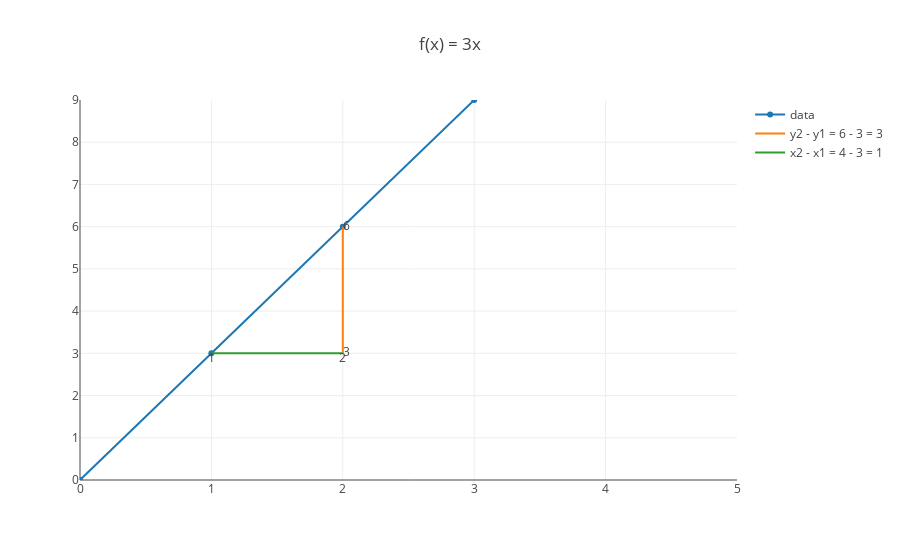

Here is the notebook cell this chart was saved with:
### Code cell
import plotly
from plotly.offline import iplot, init_notebook_mode
init_notebook_mode(connected=True)

from graph import plot



x_values = list(range(0, 10, 1))
y_values = list(map(lambda x: 3*x,x_values))
delta_f_trace_three_x = delta_f_trace(three_x, 1, 1)
delta_x_trace_three_x = delta_x_trace(three_x, 1, 1)
three_x_trace  = trace_values(x_values, y_values, mode = 'line')
layout = build_layout(x_axis = {'range': [0, 5]}, y_axis = {'range': [0, 9]}, options = {'title': 'f(x) = 3x'})
plot([three_x_trace, delta_f_trace_three_x, delta_x_trace_three_x], layout)

### Figure 1 — Plotly figure (JSON) as saved in the notebook; plotly's stock layout.template omitted (floating-point values rounded to 4 significant figures)
{"data": [{"mode": "line", "name": "data", "text": [], "x": [0, 1, 2, 3, 4, 5, 6, 7, 8, 9], "y": [0, 3, 6, 9, 12, 15, 18, 21, 24, 27]}, {"mode": "lines+text", "name": "y2 - y1 = 6 - 3 = 3", "text": ["3", "6"], "textposition": "right", "x": [2, 2], "y": [3, 6]}, {"mode": "lines+text", "name": "x2 - x1 = 4 - 3 = 1", "text": ["1", "2"], "textposition": "bottom", "x": [1, 2], "y": [3, 3]}], "layout": {"title": "f(x) = 3x", "xaxis": {"range": [0, 5]}, "yaxis": {"range": [0, 9]}}}
